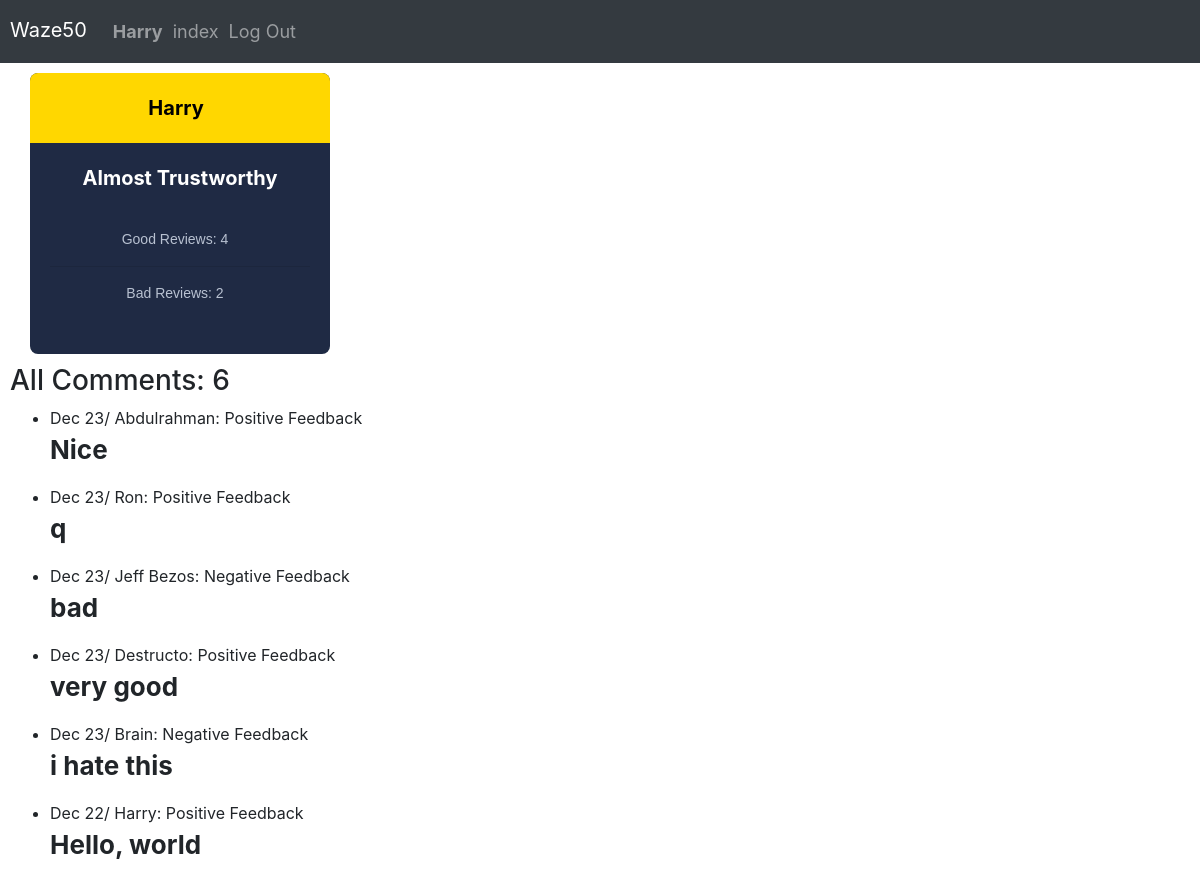
The app's page /profile/Harry/ (signed in) with its own data.
### Capstone/models.py (models this page shows, shortened)
class User(AbstractUser):
    pass

class Profile(models.Model):
    user = models.OneToOneField(User, on_delete=models.CASCADE)

class Comment(models.Model):
    date = models.DateTimeField(default=datetime.datetime.now)
    comments = models.TextField()
    user = models.ForeignKey(User, on_delete=models.CASCADE)
    profile = models.ForeignKey(Profile, on_delete=models.CASCADE)
    review_type = models.CharField(max_length=10, choices=[('Good', 'Good'), ('Bad', 'Bad')])

### Capstone/views.py (the view)
# urls.py: path("profile/<str:username>/", views.profile_page, name="profile"),
@login_required
def profile_page(request, username):
    try:
        user = User.objects.get(username=username)
        profile = Profile.objects.get(user=user)
    except User.DoesNotExist:
        return JsonResponse({"error": "username not found."}, status=404)
    has_commented = Comment.objects.filter(user=request.user, profile=profile).exists()
    if request.method == "POST":
        if 'submit_comment' in request.POST:
            comment_form = CommentForm(request.POST)
            if comment_form.is_valid():
                comment = comment_form.save(commit=False)
                comment.user = request.user
                comment.profile = profile
                comment.review_type = request.POST.get('review_type')
                comment.save()
                messages.success(request, "Thank you for the review!")
                return HttpResponseRedirect(reverse("profile", args=[username]))
    else:
        if not has_commented:
           comment_form = CommentForm()
        else:
            comment_form = None
    Profile.objects.get_or_create(user=user)
    comment_count = Comment.objects.filter(profile=profile).count()
    good_review_count = Comment.objects.filter(profile=profile, review_type='Good').count()
    bad_reviews_count = Comment.objects.filter(profile=profile, review_type='Bad').count()
    comments = Comment.objects.filter(profile=profile).order_by('-date')
    total_reviews = good_review_count + bad_reviews_count
    if total_reviews > 0:
        good_review_percentage = (good_review_count / total_reviews) * 100
    else:
       good_review_percentage = 0
    return render(request, "Capstone/profile.html", {
        "profile": profile,
        "comment_form": comment_form,
        "comment_count": comment_count,
        "good_review_count": good_review_count,
        'bad_reviews_count': bad_reviews_count,
        "comments": comments,
        "current_user": request.user,
        "good_review_percentage": good_review_percentage,
    })

### Capstone/templates/Capstone/profile.html (shortened to what this page needs)
{% extends "Capstone/layout.html" %}
{% load static %}
{% block body %}
<div class="reputation">
    <div class="basic-header">{{ profile.user.username }}</div>
        <div class="review">
            {% if good_review_percentage >= 99 %}
               <p>Perfect Score</p>
            {% elif good_review_percentage >= 80 %}
               <p>Trustworthy</p>
            {% elif good_review_percentage >= 60 %}
               <p>Almost Trustworthy</p>
            {% elif good_review_percentage >= 45 %}
               <p>Mixed</p>
            {% elif good_review_percentage >= 1 %}
               <p>Dont Trust Him</p>
            {% else %}
               <p>No Reviews</p>
            {% endif %}
        </div>
        <ul class="count">
            <li> Good Reviews: {{ good_review_count }}</li>
            <hr>
            <li> Bad Reviews: {{ bad_reviews_count }}</li>
        </ul>
    </div>
</div>
<div id="C-section">
    <h3>All Comments: {{ comment_count }}</h3>
        <ul>
            {% for comment in comments %}
                <li>{{ comment.date|date:"M j" }}/  <span>{{ comment.user }}:
                        {% if comment.review_type == 'Good' %}
                            Positive Feedback
                        {% else %}
                            Negative Feedback
                        {% endif %}
                    </span>
                    <p style="font-weight: bold; font-size: 26px;">{{  comment.comments  }} </p>
                </li>
            {% endfor %}
        </ul>
</div>
{% endblock %}

### Capstone/templates/Capstone/layout.html (shortened to what this page needs)
{% load static %}
<!DOCTYPE html>
<html lang="en">
    <head>
        <link rel="stylesheet" href="https://stackpath.bootstrapcdn.com/bootstrap/4.4.1/css/bootstrap.min.css">
        <link href="{% static 'Capstone/index.css' %}" rel="stylesheet">
        <link href="{% static 'Capstone/LLRR.css' %}" rel="stylesheet">
        <link href="{% static 'Capstone/profile.css' %}" rel="stylesheet">
    </head>
    <body>
        <nav id="navbar" class="navbar-dark bg-dark">
            <ul class="navbar-nav flex-row flex-wrap">
                <a class="navbar-brand brand-size" href="{% url 'index' %}">Waze50</a>
                    {% if user.is_authenticated %}
                        <li class="nav-item">
                            <a class="nav-link" href="{% url 'profile' username=user.username %}"><strong>{{ user.username }}</strong></a>
                        </li>
                    {% endif %}
                        <li class="nav-item">
                            <a class="nav-link" href="{% url 'index' %}">index</a>
                        </li>
                    {% if user.is_authenticated %}
                        <li class="nav-item">
                            <a class="nav-link" href="{% url 'logout' %}">Log Out</a>
                        </li>
                    {% endif %}
            </ul>
        </nav>
        <div class="body">
            {% block body %}
            {% endblock %}
    </body>
</html>

### Capstone/static/capstone/LLRR.css (style rules this page uses)
#navbar { padding: 10px; font-size: 18px; }
#navbar ul { gap: 10px; }
.brand-size { font-size: 20px; }

### Capstone/static/capstone/profile.css (style rules this page uses)
.reputation { margin-top: 10px; text-align: center; position: relative; overflow: hidden; left: 30px; background-color: #1f2a44; color: #fff; border-radius: 8px; width: 300px; padding: 20px; display: flex; flex-direction: column; }
.basic-header { background-color: #ffd700; color: #000000; font-size: 20px; font-weight: bold; text-align: center; padding: 20px 40px; position: relative; right: 30px; bottom: 20px; width: 120%; }
.review { font-size: 20px; font-weight: bold; color: white; margin-bottom: 20px; }
.reputation ul { list-style: none; margin-bottom: 20px; }
.reputation ul li { position: relative; right: 10px; font-size: 14px; color: #b8c1d1; margin-bottom: 10px; padding-left: 10px; }
.count { list-style: none; padding: 0; }
.count li { margin-bottom: 10px; font-size: 16px; font-family: Arial, Helvetica, sans-serif; }
#C-section, #C-form { margin-top: 10px; position: relative; left: 10px; }

### records on screen
User: username "Harry"
Profile: user.username "Harry"
Comment: date "Dec 23", user "Abdulrahman", review_type "Positive Feedback", comments "Nice"
Comment: date "Dec 23", user "Ron", review_type "Positive Feedback", comments "q"
Comment: date "Dec 23", user "Jeff Bezos", review_type "Negative Feedback", comments "bad"
Comment: date "Dec 23", user "Destructo", review_type "Positive Feedback", comments "very good"
Comment: date "Dec 23", user "Brain", review_type "Negative Feedback", comments "i hate this"
Comment: date "Dec 22", user "Harry", review_type "Positive Feedback", comments "Hello, world"

### other values on screen
{{ good_review_count }} "4"
{{ bad_reviews_count }} "2"
{{ comment_count }} "6"
